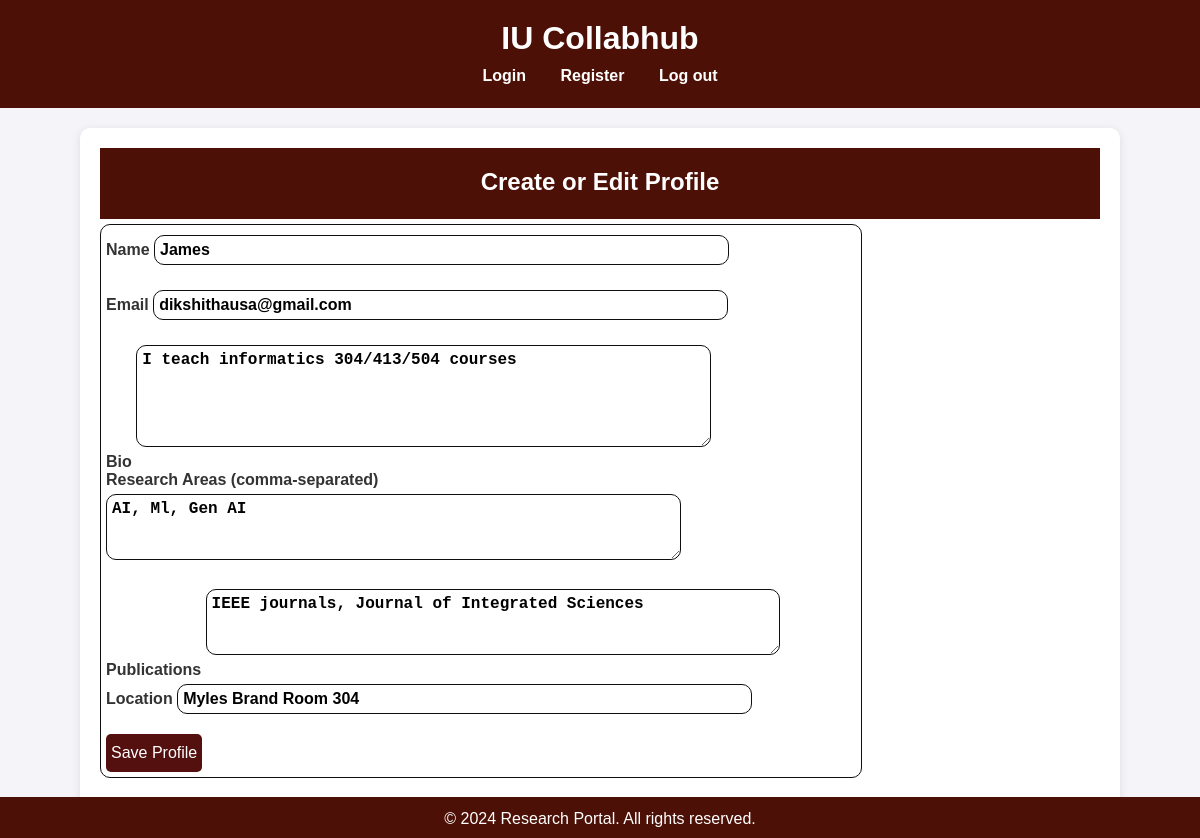
Page /create_profile (signed in) on the committed database.
### app/models.py (models this page shows)
class Profile(db.Model):
    id = db.Column(db.Integer, primary_key=True)
    user_id = db.Column(db.Integer, db.ForeignKey('user.id'), nullable=False)
    bio = db.Column(db.Text, nullable=False)
    name = db.Column(db.String(120), nullable=False)
    email = db.Column(db.String(120), unique=True, nullable=False)
    research_areas = db.Column(db.JSON, nullable=False)
    publications = db.Column(db.Text, nullable=True)
    location = db.Column(db.String(100), nullable=False)

### app/routes.py (the view, shortened to what this page needs)
@main.route('/create_profile', methods=['GET', 'POST'])
@login_required
def create_profile():
    profile=Profile.query.filter_by(id=current_user.id).first()
    form=ProfileForm(obj=profile)
    return render_template('create_profile.html', form=form)

### app/forms.py
class ProfileForm(FlaskForm):
    name = StringField('Name', validators=[DataRequired()], render_kw={"class": "form"})
    email = StringField('Email', validators=[DataRequired(), Email()], render_kw={"class": "form"})
    bio = TextAreaField('Bio', validators=[DataRequired()], render_kw={"class": "form"})
    research_areas = TextAreaField('Research Areas (comma-separated)', validators=[DataRequired()], render_kw={"class": "form"})
    publications = TextAreaField('Publications', validators=[DataRequired()], render_kw={"class": "form"})
    location = StringField('Location', validators=[DataRequired()], render_kw={"class": "form"})
    submit = SubmitField('Save Profile', render_kw={"class": "btn btn-primary"})

### app/__init__.py (called while the page is built)
@login_manager.user_loader
def load_user(user_id):
    from .models import User
    return User.query.get(int(user_id))

### app/templates/create_profile.html (shortened to what this page needs)
{% extends "base.html" %}
{% block header %}
    <h2>Create or Edit Profile</h2>
{% endblock %}
{% block content %}
<form method="POST">
    <div class="form">
        {{ form.name.label }} {{ form.name(size=32) }}<br>
        {{ form.email.label }} {{ form.email(size=32) }}<br>
        {{ form.bio.label }} {{ form.bio(rows=5, cols=40) }}<br>
        {{ form.research_areas.label }} {{ form.research_areas(rows=3, cols=40) }}<br>
        {{ form.publications.label }} {{ form.publications(rows=3, cols=40) }}<br>
        {{ form.location.label }} {{ form.location(size=32) }}<br>
        {{ form.submit() }}
    </div>
</form>
{% endblock %}

### app/static/style.css (style rules this page uses)
body, h1, h2, p, a, nav { margin: 0; padding: 0; text-decoration: none; }
body { font-family: Arial, sans-serif; background-color: #f4f4f9; color: #333; margin: 0; padding: 0; }
.form { width: 75%; padding: 5px; margin: 5px 0 20px 0; border: 1px solid #0f0f0f; border-radius: 10px; font-size: 16px; font-weight: bold; margin-bottom: 1 em; }
.btn { display: inline-block; padding: 10px 5px; font-size: 16px; color: white; background-color: rgb(84, 15, 15); border: none; border-radius: 5px; text-decoration: none; transition: background-color 0.3s ease; }

### rows in the picture
Profile: name "James", email "dikshithausa@gmail.com", bio "I teach informatics 304/413/504 courses", research_areas "AI, Ml, Gen AI", publications "IEEE journals, Journal of Integrated Sciences", location "Myles Brand Room 304"
